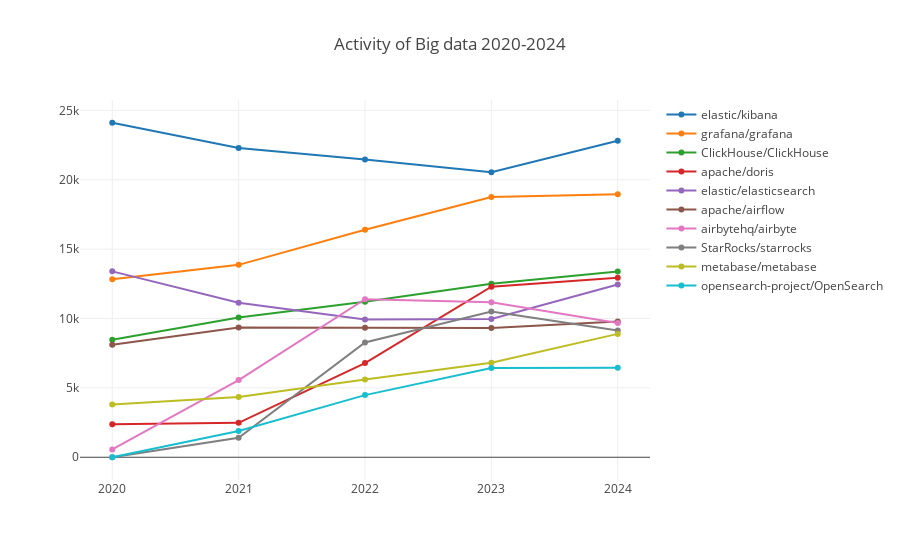

Here is the notebook cell this chart was saved with:
### Code cell
processTechFieldDataActivity(':technology/big_data', 'Big data')

### Figure 1 — Plotly figure (JSON) as saved in the notebook; plotly's stock layout.template omitted (floating-point values rounded to 4 significant figures)
{"data": [{"name": "elastic/kibana", "x": [2020, 2021, 2022, 2023, 2024], "y": [24110.0, 22290.0, 21460.0, 20550.0, 22810.0]}, {"name": "grafana/grafana", "x": [2020, 2021, 2022, 2023, 2024], "y": [12830.0, 13870.0, 16400.0, 18750.0, 18960.0]}, {"name": "ClickHouse/ClickHouse", "x": [2020, 2021, 2022, 2023, 2024], "y": [8475.0, 10080.0, 11200.0, 12510.0, 13380.0]}, {"name": "apache/doris", "x": [2020, 2021, 2022, 2023, 2024], "y": [2376.0, 2484.0, 6784.0, 12290.0, 12950.0]}, {"name": "elastic/elasticsearch", "x": [2020, 2021, 2022, 2023, 2024], "y": [13400.0, 11140.0, 9928.0, 9958.0, 12450.0]}, {"name": "apache/airflow", "x": [2020, 2021, 2022, 2023, 2024], "y": [8113.0, 9346.0, 9333.0, 9323.0, 9782.0]}, {"name": "airbytehq/airbyte", "x": [2020, 2021, 2022, 2023, 2024], "y": [566, 5561.0, 11390.0, 11160.0, 9680.0]}, {"name": "StarRocks/starrocks", "x": [2020, 2021, 2022, 2023, 2024], "y": [0, 1403.0, 8271.0, 10510.0, 9129.0]}, {"name": "metabase/metabase", "x": [2020, 2021, 2022, 2023, 2024], "y": [3793.0, 4337.0, 5606.0, 6809.0, 8891.0]}, {"name": "opensearch-project/OpenSearch", "x": [2020, 2021, 2022, 2023, 2024], "y": [0, 1889.0, 4478.0, 6428.0, 6452.0]}], "layout": {"autosize": true, "title": {"text": "Activity of Big data 2020-2024"}, "xaxis": {"autorange": true, "range": [2020.0, 2024.0], "type": "linear"}, "yaxis": {"autorange": true, "range": [-1990.0, 26100.0], "type": "linear"}}}
